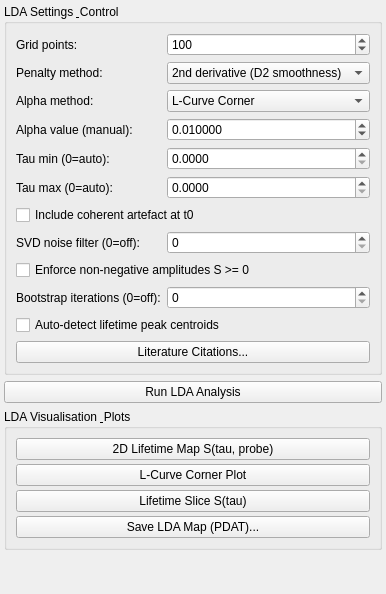
          <widget class="QWidget" name="tabLDA">
           <attribute name="title">
            <string>Lifetime Density Analysis (LDA)</string>
           </attribute>
           <layout class="QVBoxLayout" name="tabLDALayout">
            <property name="spacing">
             <number>6</number>
            </property>
            <property name="leftMargin">
             <number>4</number>
            </property>
            <property name="topMargin">
             <number>4</number>
            </property>
            <property name="rightMargin">
             <number>4</number>
            </property>
            <property name="bottomMargin">
             <number>4</number>
            </property>
            <item>
             <widget class="QGroupBox" name="LDAGroup">
              <property name="title">
               <string>LDA Settings &amp; Control</string>
              </property>
              <layout class="QFormLayout" name="ldaFormLayout">
               <property name="horizontalSpacing">
                <number>6</number>
               </property>
               <property name="verticalSpacing">
                <number>6</number>
               </property>
               <item row="0" column="0">
                <widget class="QLabel" name="LDANtLabel">
                 <property name="text">
                  <string>Grid points:</string>
                 </property>
                </widget>
               </item>
               <item row="0" column="1">
                <widget class="QSpinBox" name="LDANtSpinBox">
                 <property name="minimum">
                  <number>10</number>
                 </property>
                 <property name="maximum">
                  <number>500</number>
                 </property>
                 <property name="value">
                  <number>100</number>
                 </property>
                </widget>
               </item>
               <item row="1" column="0">
                <widget class="QLabel" name="LDAPenaltyLabel">
                 <property name="text">
                  <string>Penalty method:</string>
                 </property>
                </widget>
               </item>
               <item row="1" column="1">
                <widget class="QComboBox" name="LDAPenaltyCombo">
                 <item>
                  <property name="text">
                   <string>2nd derivative (D2 smoothness)</string>
                  </property>
                 </item>
                 <item>
                  <property name="text">
                   <string>1st derivative (D1 gradient)</string>
                  </property>
                 </item>
                 <item>
                  <property name="text">
                   <string>Ridge / Tikhonov (L=I)</string>
                  </property>
                 </item>
                </widget>
               </item>
               <item row="2" column="0">
                <widget class="QLabel" name="LDAAlphaLabel">
                 <property name="text">
                  <string>Alpha method:</string>
                 </property>
                </widget>
               </item>
               <item row="2" column="1">
                <widget class="QComboBox" name="LDAAlphaCombo">
                 <item>
                  <property name="text">
                   <string>L-Curve Corner</string>
                  </property>
                 </item>
                 <item>
                  <property name="text">
                   <string>GCV Minimum</string>
                  </property>
                 </item>
                 <item>
                  <property name="text">
                   <string>Morozov (noise floor)</string>
                  </property>
                 </item>
                 <item>
                  <property name="text">
                   <string>Manual (fixed alpha)</string>
                  </property>
                 </item>
                </widget>
               </item>
               <item row="3" column="0">
                <widget class="QLabel" name="LDAAlphaValueLabel">
                 <property name="text">
                  <string>Alpha value (manual):</string>
                 </property>
                </widget>
               </item>
               <item row="3" column="1">
                <widget class="QDoubleSpinBox" name="LDAAlphaValueDoubleSpinBox">
                 <property name="toolTip">
                  <string>Manual regularisation parameter alpha value (used when Alpha method is Manual)</string>
                 </property>
                 <property name="decimals">
                  <number>6</number>
                 </property>
                 <property name="minimum">
                  <double>0.000001000000000</double>
                 </property>
                 <property name="maximum">
                  <double>100000.000000000000000</double>
                 </property>
                 <property name="singleStep">
                  <double>0.010000000000000</double>
                 </property>
                 <property name="value">
                  <double>0.010000000000000</double>
                 </property>
                </widget>
               </item>
               <item row="4" column="0">
                <widget class="QLabel" name="LDATauMinLabel">
                 <property name="text">
                  <string>Tau min (0=auto):</string>
                 </property>
                </widget>
               </item>
               <item row="4" column="1">
                <widget class="QDoubleSpinBox" name="LDATauMinDoubleSpinBox">
                 <property name="toolTip">
                  <string>Minimum lifetime in grid (in dataset time units, 0 for auto: min(t)/2)</string>
                 </property>
                 <property name="decimals">
                  <number>4</number>
                 </property>
                 <property name="minimum">
                  <double>0.000000000000000</double>
                 </property>
                 <property name="maximum">
                  <double>1000000.000000000000000</double>
                 </property>
                 <property name="value">
                  <double>0.000000000000000</double>
                 </property>
                </widget>
               </item>
               <item row="5" column="0">
                <widget class="QLabel" name="LDATauMaxLabel">
                 <property name="text">
                  <string>Tau max (0=auto):</string>
                 </property>
                </widget>
               </item>
               <item row="5" column="1">
                <widget class="QDoubleSpinBox" name="LDATauMaxDoubleSpinBox">
                 <property name="toolTip">
                  <string>Maximum lifetime in grid (in dataset time units, 0 for auto: 5*max(t))</string>
                 </property>
                 <property name="decimals">
                  <number>4</number>
                 </property>
                 <property name="minimum">
                  <double>0.000000000000000</double>
                 </property>
                 <property name="maximum">
                  <double>1000000.000000000000000</double>
                 </property>
                 <property name="value">
                  <double>0.000000000000000</double>
                 </property>
                </widget>
               </item>
               <item row="6" column="0" colspan="2">                 <widget class="QCheckBox" name="LDACoherentArtifactCheckBox">
                  <property name="toolTip">
                   <string>Include IRF Gaussian and its first two derivatives at t0 to absorb cross-phase modulation / solvent artefact</string>
                  </property>
                  <property name="text">
                   <string>Include coherent artefact at t0</string>
                  </property>
                 </widget>
                </item>
                <item row="7" column="0">
                 <widget class="QLabel" name="LDASVDFilterLabel">
                  <property name="text">
                   <string>SVD noise filter (0=off):</string>
                  </property>
                 </widget>
                </item>
                <item row="7" column="1">
                 <widget class="QSpinBox" name="LDASVDFilterSpinBox">
                  <property name="toolTip">
                   <string>Pre-filter raw dataset using top K SVD singular components to suppress probe noise (0 = Off)</string>
                  </property>
                  <property name="minimum">
                   <number>0</number>
                  </property>
                  <property name="maximum">
                   <number>30</number>
                  </property>
                  <property name="value">
                   <number>0</number>
                  </property>
                 </widget>
                </item>
                <item row="8" column="0" colspan="2">
                 <widget class="QCheckBox" name="LDANonNegativeCheckBox">
                  <property name="toolTip">
                   <string>Enforce non-negative amplitudes S >= 0 via regularised Non-Negative Least Squares (NNLS)</string>
                  </property>
                  <property name="text">
                   <string>Enforce non-negative amplitudes S >= 0</string>
                  </property>
                 </widget>
                </item>
                <item row="9" column="0">
                 <widget class="QLabel" name="LDABootstrapLabel">
                  <property name="text">
                   <string>Bootstrap iterations (0=off):</string>
                  </property>
                 </widget>
                </item>
                <item row="9" column="1">
                 <widget class="QSpinBox" name="LDABootstrapSpinBox">
                  <property name="toolTip">
                   <string>Number of Monte Carlo bootstrap iterations for confidence intervals on integrated dynamics A(tau) (0 = Off)</string>
                  </property>
                  <property name="minimum">
                   <number>0</number>
                  </property>
                  <property name="maximum">
                   <number>200</number>
                  </property>
                  <property name="value">
                   <number>0</number>
                  </property>
                 </widget>
                </item>
                <item row="10" column="0" colspan="2">
                 <widget class="QCheckBox" name="LDAPeaksCheckBox">
                  <property name="toolTip">
                   <string>Automatically locate major lifetime peak centroids from A(tau)</string>
                  </property>
                  <property name="text">
                   <string>Auto-detect lifetime peak centroids</string>
                  </property>
                 </widget>
                </item>
                <item row="11" column="0" colspan="2">
                 <widget class="QPushButton" name="LDACitationsButton">
                  <property name="toolTip">
                   <string>Show literature citations for the selected LDA algorithms</string>
                  </property>
                  <property name="text">
                   <string>Literature Citations...</string>
                  </property>
                 </widget>
                </item>
              </layout>
             </widget>
            </item>
            <item>
             <widget class="QPushButton" name="RunLDAButton">
              <property name="toolTip">
               <string>Solve Lifetime Density Analysis across the grid</string>
              </property>
              <property name="text">
               <string>Run LDA Analysis</string>
              </property>
             </widget>
            </item>
            <item>
             <widget class="QGroupBox" name="LDAPlotsGroup">
              <property name="title">
               <string>LDA Visualisation &amp; Plots</string>
              </property>
              <layout class="QVBoxLayout" name="ldaPlotsLayout">
               <property name="spacing">
                <number>4</number>
               </property>
               <item>
                <widget class="QPushButton" name="PlotLDAMapButton">
                 <property name="toolTip">
                  <string>Open 2D contour map of lifetime distribution</string>
                 </property>
                 <property name="text">
                  <string>2D Lifetime Map S(tau, probe)</string>
                 </property>
                </widget>
               </item>
               <item>
                <widget class="QPushButton" name="PlotLCurveButton">
                 <property name="toolTip">
                  <string>Open L-Curve plot with corner selection</string>
                 </property>
                 <property name="text">
                  <string>L-Curve Corner Plot</string>
                 </property>
                </widget>
               </item>
               <item>
                <widget class="QPushButton" name="PlotLDASliceButton">
                 <property name="toolTip">
                  <string>Plot 1D slice of S(tau) at selected probe wavelength</string>
                 </property>
                 <property name="text">
                  <string>Lifetime Slice S(tau)</string>
                 </property>
                </widget>
               </item>
               <item>
                <widget class="QPushButton" name="SaveLDAMapPDATButton">
                 <property name="toolTip">
                  <string>Save fitted 2D lifetime density map S(tau, lambda) as a PyMORGAN PDAT dataset file</string>
                 </property>
                 <property name="text">
                  <string>Save LDA Map (PDAT)...</string>
                 </property>
                </widget>
               </item>
              </layout>
             </widget>
            </item>
            <item>
             <spacer name="ldaSpacer">
              <property name="orientation">
               <enum>Qt::Orientation::Vertical</enum>
              </property>
              <property name="sizeHint" stdset="0">
               <size>
                <width>10</width>
                <height>40</height>
               </size>
              </property>
             </spacer>
            </item>
           </layout>
          </widget>
